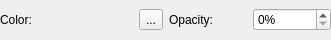
<?xml version="1.0" encoding="UTF-8"?>
<ui version="4.0">
 <class>EWASiteWidgetColorManagerUi</class>
 <widget class="QWidget" name="EWASiteWidgetColorManagerUi">
  <property name="geometry">
   <rect>
    <x>0</x>
    <y>0</y>
    <width>331</width>
    <height>40</height>
   </rect>
  </property>
  <layout class="QGridLayout" name="gridLayout">
   <property name="margin">
    <number>0</number>
   </property>
   <item row="0" column="0">
    <layout class="QHBoxLayout" name="horizontalLayout">
     <item>
      <widget class="QLabel" name="label">
       <property name="text">
        <string>Color:</string>
       </property>
      </widget>
     </item>
     <item>
      <widget class="QToolButton" name="changeColorButton">
       <property name="toolTip">
        <string>Base color of popup message </string>
       </property>
       <property name="text">
        <string>...</string>
       </property>
      </widget>
     </item>
    </layout>
   </item>
   <item row="0" column="1">
    <layout class="QHBoxLayout" name="horizontalLayout_2">
     <item>
      <widget class="QLabel" name="label_2">
       <property name="text">
        <string>Opacity:</string>
       </property>
      </widget>
     </item>
     <item>
      <widget class="QSpinBox" name="transparencySpinBox">
       <property name="toolTip">
        <string>Widget's opacity: 0...95%
(nontrancparent to almost invisible)</string>
       </property>
       <property name="suffix">
        <string>%</string>
       </property>
       <property name="prefix">
        <string/>
       </property>
       <property name="maximum">
        <number>95</number>
       </property>
       <property name="singleStep">
        <number>5</number>
       </property>
      </widget>
     </item>
    </layout>
   </item>
  </layout>
 </widget>
 <resources/>
 <connections/>
</ui>
